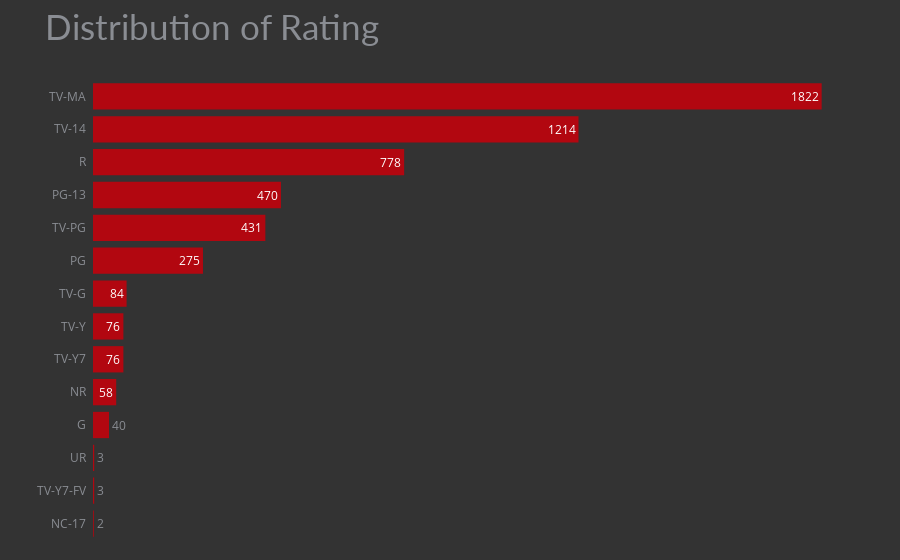

Notebook cell for this chart:
### Code cell
df_rating = pd.DataFrame(df['rating'].value_counts()).reset_index().rename(columns={'index':'rating','rating':'count'})

fig_bar = px.bar(df_rating, y='rating', x='count', title='Distribution of Rating',
                 color_discrete_sequence=['#b20710'], text='count')
fig_bar.update_xaxes(visible=False)
fig_bar.update_yaxes(showgrid=False, categoryorder='total ascending', ticksuffix='  ', showline=False)
fig_bar.update_traces(hovertemplate=None, marker=dict(line=dict(width=0)))
fig_bar.update_layout(margin=dict(t=80, b=20, l=70, r=40),
                      hovermode="y unified", 
                      xaxis_title=' ', yaxis_title=" ",
                      plot_bgcolor='#333', paper_bgcolor='#333',
                      title_font=dict(size=35, color='#8a8d93', family="Lato, sans-serif"),
                      font=dict(color='#8a8d93'),
                      legend=dict(orientation="h", yanchor="bottom", y=1, xanchor="center", x=0.5),
                      hoverlabel=dict(bgcolor="black", font_size=13, font_family="Lato, sans-serif"))

### Figure 1 — Plotly figure (JSON) as saved in the notebook; plotly's stock layout.template omitted (floating-point values rounded to 4 significant figures)
{"data": [{"alignmentgroup": "True", "legendgroup": "", "marker": {"color": "#b20710", "pattern": {"shape": ""}, "line": {"width": 0}}, "name": "", "offsetgroup": "", "orientation": "h", "showlegend": false, "text": [1822, 1214, 778, 470, 431, 275, 84, 76, 76, 58, 40, 3, 3, 2], "textposition": "auto", "x": [1822, 1214, 778, 470, 431, 275, 84, 76, 76, 58, 40, 3, 3, 2], "xaxis": "x", "y": ["TV-MA", "TV-14", "R", "PG-13", "TV-PG", "PG", "TV-G", "TV-Y7", "TV-Y", "NR", "G", "TV-Y7-FV", "UR", "NC-17"], "yaxis": "y", "type": "bar"}], "layout": {"xaxis": {"anchor": "y", "domain": [0, 1], "title": {"text": " "}, "visible": false}, "yaxis": {"anchor": "x", "domain": [0, 1], "title": {"text": " "}, "showgrid": false, "categoryorder": "total ascending", "ticksuffix": "  ", "showline": false}, "legend": {"tracegroupgap": 0, "orientation": "h", "yanchor": "bottom", "y": 1, "xanchor": "center", "x": 0.5}, "title": {"text": "Distribution of Rating", "font": {"size": 35, "color": "#8a8d93", "family": "Lato, sans-serif"}}, "barmode": "relative", "margin": {"t": 80, "b": 20, "l": 70, "r": 40}, "font": {"color": "#8a8d93"}, "hoverlabel": {"font": {"size": 13, "family": "Lato, sans-serif"}, "bgcolor": "black"}, "hovermode": "y unified", "plot_bgcolor": "#333", "paper_bgcolor": "#333"}}
